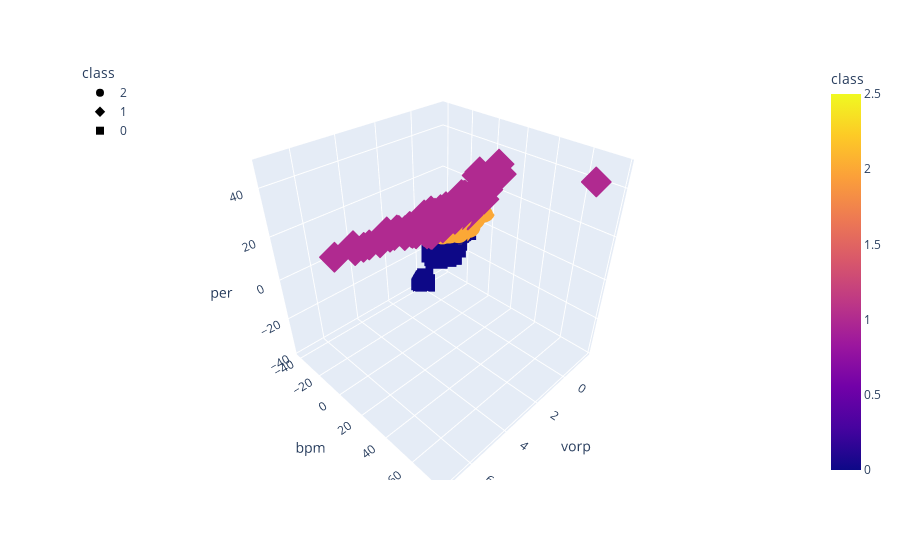

The notebook cell this image was saved under:
### Code cell
# Plotting OVR Model
fig = px.scatter_3d(
    ovr_three_df,
    x="vorp",
    y="bpm",
    z="per",
    color="class",
    symbol="class",
    width=800,
)
fig.update_layout(legend=dict(x=0, y=1))
fig.show()

### Figure 1 — Plotly figure (JSON) as saved in the notebook; plotly's stock layout.template omitted (floating-point values rounded to 4 significant figures; data arrays with more than 128 entries replaced by an {"elided": "..."} marker saying what was removed)
{"data": [{"hovertemplate": "class=%{marker.color}<br>vorp=%{x}<br>bpm=%{y}<br>per=%{z}<extra></extra>", "legendgroup": "2", "marker": {"color": {"elided": "609 int values"}, "coloraxis": "coloraxis", "symbol": "circle"}, "mode": "markers", "name": "2", "scene": "scene", "showlegend": true, "type": "scatter3d", "x": {"elided": "609 float values"}, "y": {"elided": "609 float values"}, "z": {"elided": "609 float values"}}, {"hovertemplate": "class=%{marker.color}<br>vorp=%{x}<br>bpm=%{y}<br>per=%{z}<extra></extra>", "legendgroup": "1", "marker": {"color": {"elided": "250 int values"}, "coloraxis": "coloraxis", "symbol": "diamond"}, "mode": "markers", "name": "1", "scene": "scene", "showlegend": true, "type": "scatter3d", "x": {"elided": "250 float values"}, "y": {"elided": "250 float values"}, "z": {"elided": "250 float values"}}, {"hovertemplate": "class=%{marker.color}<br>vorp=%{x}<br>bpm=%{y}<br>per=%{z}<extra></extra>", "legendgroup": "0", "marker": {"color": [0, 0, 0, 0, 0, 0, 0, 0, 0, 0, 0, 0, 0, 0, 0, 0, 0, 0, 0, 0, 0, 0, 0, 0, 0, 0, 0, 0, 0, 0, 0, 0, 0, 0, 0, 0, 0, 0, 0, 0, 0, 0, 0, 0, 0, 0, 0, 0, 0, 0, 0, 0, 0, 0, 0, 0, 0, 0, 0, 0, 0, 0, 0, 0, 0, 0, 0, 0, 0, 0, 0, 0, 0, 0, 0, 0, 0, 0, 0, 0, 0, 0, 0, 0, 0, 0, 0, 0, 0, 0, 0, 0, 0, 0, 0], "coloraxis": "coloraxis", "symbol": "square"}, "mode": "markers", "name": "0", "scene": "scene", "showlegend": true, "type": "scatter3d", "x": [-0.15, -0.1, -0.1, 0, -0.1, -0.25, 0, -0.1, 0, -0.05, -0.2, -0.2, -0.1, -0.05, -0.3, -0.05, -0.3, -0.1, -0.1, -0.1, -0.2, 0, -0.1, 0, -0.4, -0.1, 0, 0, -0.1, -0.1, -0.25, 0, -0.4, 0, -0.05, -0.2, -0.05, -0.2, -0.35, -0.2, -0.15, -0.2, -0.05, -0.1, -0.1, -0.05, -0.8, 0, -0.1, 0, -0.1, -0.2, -0.2, -0.4, -0.03333, 0, -0.1, -0.1, 0, -0.1, 0, 0, 0, -0.1, -0.1, -0.1, 0, -0.3, -0.1, 0, 0, -0.1, 0.05, -0.2, -0.5, 0, -0.1, -0.1, -0.55, 0.25, -0.2333, 0, -0.1, 0, -0.1, -0.1, 0, -0.1, 0, -0.3, 0, 0, 0, -0.1, 0], "y": [-9.65, -8.9, -6.7, -7.65, -7.65, -26.1, -21.1, -25.9, -9.3, -10.95, -8.1, -11.2, -14.4, -8.1, -8.8, -9.95, -7.5, -9.85, -20.8, -9.6, -13, -37.6, -19, -13.7, -7.9, -15.9, -7.9, -17.2, -8.2, -11, -9.35, -7.05, -7.65, -12.7, -11.25, -8.3, -18.9, -10.9, -7.65, -10.9, -12.05, -11.3, -13.55, -8.05, -12.3, -10.1, -11.9, -11.5, -9.4, -14.6, -10.3, -9.9, -10.7, -8.75, -8.667, -10.1, -11.4, -9, -15, -9.2, -25.6, -9.1, -25.7, -14.8, -13, -10.8, -11.2, -11, -12.1, -9.5, -28.3, -12.8, -6.45, -17.9, -8.2, -14, -17.6, -11.2, -6.475, -15.85, -8.633, -8.5, -9.5, -40.7, -8.4, -9.6, -39.3, -19.6, -11.3, -11.5, -8.1, -9.1, -11.5, -8.4, -12], "z": [1.45, 2.4, 3.1, 2.2, 3.5, -14.65, -12.4, -17.6, -2.3, 0.55, 2.9, 5.5, -5.1, 4.55, 2, 1.2, 2.7, 3.7, -1.2, -0.9, 4.3, -38.1, -3.4, -8.9, 4.4, -4.3, 1.9, -10.2, 4.5, 3.4, 2.1, 2.85, 4.5, -2.3, 3.7, 2.2, -8.05, 0.7, 3.65, 6.3, 0.55, 3.6, -0.45, 4.85, 5.5, 1.1, 1, -1.35, 5.8, 3.5, 4.9, 1.3, -0.9, 3.85, 5.133, 4.7, -1.9, 2.9, 6.5, 0.7, -15.5, 2.9, -11.4, -2.2, 1.4, -1.2, -0.7, -0.9, -2.1, -0.1, -14.35, -2.9, 3.05, -9.2, 4.5, -4.6, -13.7, 1.3, 2.6, 0.15, 1.733, 0, 5.9, 0, -1.8, 3.7, -35.1, -12.7, -2.1, 0.9, -4.9, 5.7, -10, 2.6, 4.3]}], "layout": {"autosize": true, "coloraxis": {"colorbar": {"title": {"text": "class"}}, "colorscale": [[0, "#0d0887"], [0.1111, "#46039f"], [0.2222, "#7201a8"], [0.3333, "#9c179e"], [0.4444, "#bd3786"], [0.5556, "#d8576b"], [0.6667, "#ed7953"], [0.7778, "#fb9f3a"], [0.8889, "#fdca26"], [1, "#f0f921"]]}, "legend": {"title": {"text": "class"}, "tracegroupgap": 0, "x": 0, "y": 1}, "margin": {"t": 60}, "scene": {"aspectmode": "auto", "aspectratio": {"x": 1, "y": 1, "z": 1}, "domain": {"x": [0, 1], "y": [0, 1]}, "xaxis": {"title": {"text": "vorp"}, "type": "linear"}, "yaxis": {"title": {"text": "bpm"}, "type": "linear"}, "zaxis": {"title": {"text": "per"}, "type": "linear"}}}}
